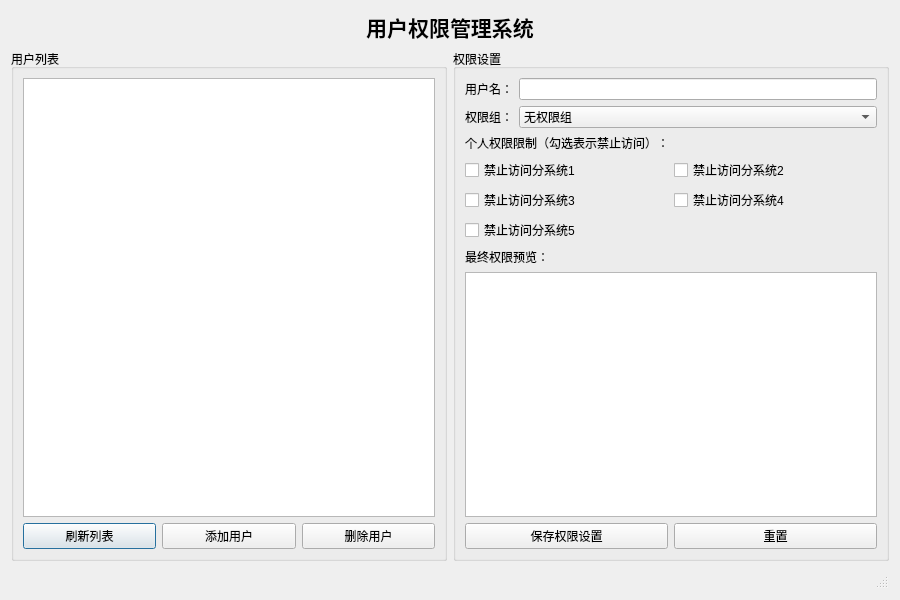
<?xml version="1.0" encoding="UTF-8"?>
<ui version="4.0">
 <class>UserManagerDialog</class>
 <widget class="QDialog" name="UserManagerDialog">
  <property name="geometry">
   <rect>
    <x>0</x>
    <y>0</y>
    <width>900</width>
    <height>600</height>
   </rect>
  </property>
  <property name="windowTitle">
   <string>用户权限管理</string>
  </property>
  <layout class="QVBoxLayout" name="verticalLayout">
   <item>
    <widget class="QLabel" name="labelTitle">
     <property name="font">
      <font>
       <pointsize>16</pointsize>
       <bold>true</bold>
      </font>
     </property>
     <property name="text">
      <string>用户权限管理系统</string>
     </property>
     <property name="alignment">
      <set>Qt::AlignCenter</set>
     </property>
    </widget>
   </item>
   <item>
    <layout class="QHBoxLayout" name="horizontalLayout">
     <item>
      <widget class="QGroupBox" name="groupBoxUserList">
       <property name="title">
        <string>用户列表</string>
       </property>
       <layout class="QVBoxLayout" name="verticalLayout_2">
        <item>
         <widget class="QTableWidget" name="tableUsers">
          <property name="selectionBehavior">
           <enum>QAbstractItemView::SelectRows</enum>
          </property>
          <property name="sortingEnabled">
           <bool>true</bool>
          </property>
         </widget>
        </item>
        <item>
         <layout class="QHBoxLayout" name="horizontalLayout_2">
          <item>
           <widget class="QPushButton" name="btnRefresh">
            <property name="text">
             <string>刷新列表</string>
            </property>
           </widget>
          </item>
          <item>
           <widget class="QPushButton" name="btnAddUser">
            <property name="text">
             <string>添加用户</string>
            </property>
           </widget>
          </item>
          <item>
           <widget class="QPushButton" name="btnDeleteUser">
            <property name="text">
             <string>删除用户</string>
            </property>
           </widget>
          </item>
         </layout>
        </item>
       </layout>
      </widget>
     </item>
     <item>
      <widget class="QGroupBox" name="groupBoxPermission">
       <property name="title">
        <string>权限设置</string>
       </property>
       <layout class="QVBoxLayout" name="verticalLayout_3">
        <item>
         <layout class="QFormLayout" name="formLayout">
          <item row="0" column="0">
           <widget class="QLabel" name="labelUsername">
            <property name="text">
             <string>用户名：</string>
            </property>
           </widget>
          </item>
          <item row="0" column="1">
           <widget class="QLineEdit" name="editUsername">
            <property name="readOnly">
             <bool>true</bool>
            </property>
           </widget>
          </item>
          <item row="1" column="0">
           <widget class="QLabel" name="labelGroup">
            <property name="text">
             <string>权限组：</string>
            </property>
           </widget>
          </item>
          <item row="1" column="1">
           <widget class="QComboBox" name="comboGroup">
            <item>
             <property name="text">
              <string>无权限组</string>
             </property>
            </item>
            <item>
             <property name="text">
              <string>权限组1 (分系统1-3)</string>
             </property>
            </item>
            <item>
             <property name="text">
              <string>权限组2 (分系统4-5)</string>
             </property>
            </item>
           </widget>
          </item>
         </layout>
        </item>
        <item>
         <widget class="QLabel" name="labelRestrictions">
          <property name="text">
           <string>个人权限限制（勾选表示禁止访问）：</string>
          </property>
         </widget>
        </item>
        <item>
         <layout class="QGridLayout" name="gridLayout">
          <item row="0" column="0">
           <widget class="QCheckBox" name="checkSubsystem1">
            <property name="text">
             <string>禁止访问分系统1</string>
            </property>
           </widget>
          </item>
          <item row="0" column="1">
           <widget class="QCheckBox" name="checkSubsystem2">
            <property name="text">
             <string>禁止访问分系统2</string>
            </property>
           </widget>
          </item>
          <item row="1" column="0">
           <widget class="QCheckBox" name="checkSubsystem3">
            <property name="text">
             <string>禁止访问分系统3</string>
            </property>
           </widget>
          </item>
          <item row="1" column="1">
           <widget class="QCheckBox" name="checkSubsystem4">
            <property name="text">
             <string>禁止访问分系统4</string>
            </property>
           </widget>
          </item>
          <item row="2" column="0">
           <widget class="QCheckBox" name="checkSubsystem5">
            <property name="text">
             <string>禁止访问分系统5</string>
            </property>
           </widget>
          </item>
         </layout>
        </item>
        <item>
         <widget class="QLabel" name="labelPreview">
          <property name="text">
           <string>最终权限预览：</string>
          </property>
         </widget>
        </item>
        <item>
         <widget class="QTextEdit" name="textPreview">
          <property name="readOnly">
           <bool>true</bool>
          </property>
          <property name="maximumHeight">
           <number>80</number>
          </property>
         </widget>
        </item>
        <item>
         <layout class="QHBoxLayout" name="horizontalLayout_3">
          <item>
           <widget class="QPushButton" name="btnSave">
            <property name="text">
             <string>保存权限设置</string>
            </property>
           </widget>
          </item>
          <item>
           <widget class="QPushButton" name="btnReset">
            <property name="text">
             <string>重置</string>
            </property>
           </widget>
          </item>
         </layout>
        </item>
       </layout>
      </widget>
     </item>
    </layout>
   </item>
   <item>
    <widget class="QStatusBar" name="statusBar"/>
   </item>
  </layout>
 </widget>
 <resources/>
 <connections/>
</ui>
